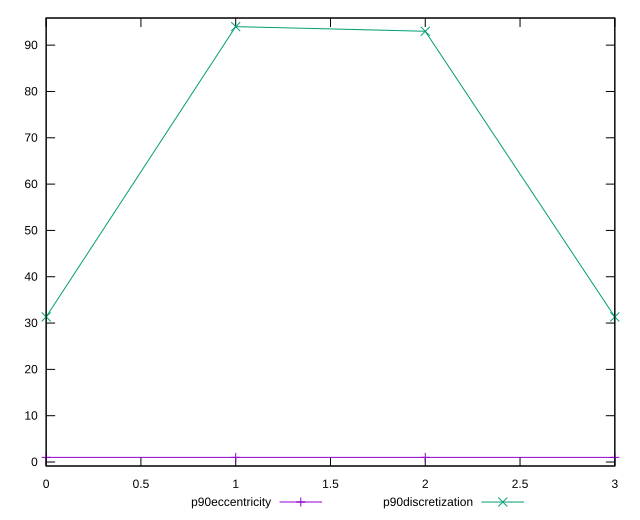

Source code (gnuplot):
reset

$p90Eccentricity <<EOF
0 0.9999999999999999
1 1
2 1
3 0.9999999999999984
EOF

$p90Discretization <<EOF
0 31.333333333333332
1 94
2 93
3 31.333333333333332
EOF

set key outside below
set xrange [0:3]
set yrange [-0.8600000000000017:95.86]
set trange [-0.8600000000000017:95.86]
set terminal svg size 640, 520 enhanced background rgb 'white'
set output "reports/report_00030_2021-02-24T20-42-31.540Z/cumulative-layout-shift/progression/eccentricity.svg"

plot $p90Eccentricity title "p90eccentricity" with linespoints, \
     $p90Discretization title "p90discretization" with linespoints

reset
